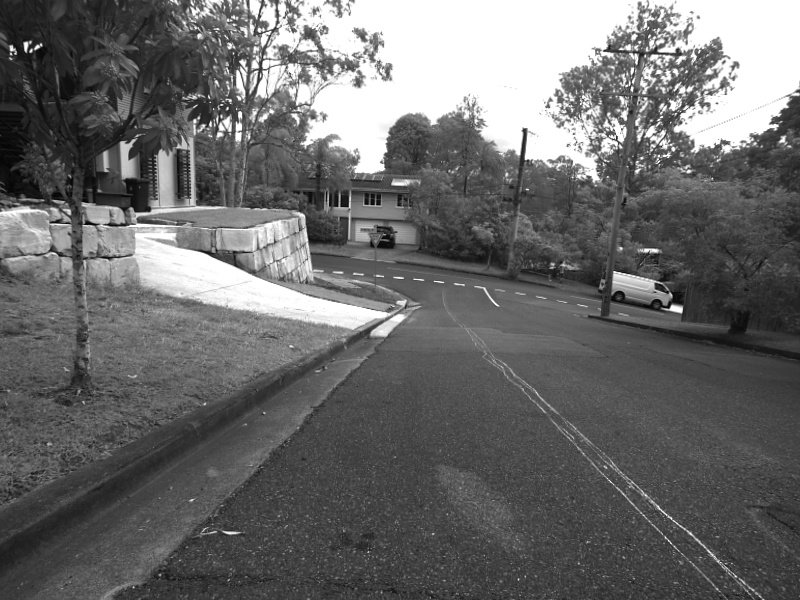
#> input picture overcast/frame000001.jpg, 800 x 600 px, given as the content of the folder /content/drive/MyDrive/S, which was not available; the run also reads 1 picture not shown here
$ jupyter execute --allow-errors CURB_final_colab.ipynb   (Python 2 division)   (text cells are left out)
#> lines starting #> are read from the running program, lines starting #| are printed output that depends on the picture; after the words box and inside, x2 and y2 are one past the last pixel; in counts of white or black regions, pixels touching at a corner belong together; pictures that were not available may be replaced by others from this repository, and a replacement may not be noted
[cell 1]
from google.colab import drive

# Mount Google Drive
drive.mount('/content/drive')

[cell 2]
import os
import cv2
import numpy as np
from sklearn.model_selection import train_test_split
from keras.models import Sequential
from keras.layers import Conv2D, Flatten, Dense
from keras.optimizers import Adam
import tensorflow as tf
import matplotlib.pyplot as plt

# Load images
# [20 lines left out: functions load_images, create_model, not called in this run]

def load_images(folder_path, target_size=(100, 100)):
#> called with folder_path = '/content/drive/MyDrive/S', target_size = (100, 100)
    images = []

    for filename in os.listdir(folder_path):
        if filename.endswith('.jpg'):
            image_path = os.path.join(folder_path, filename)
            image = cv2.imread(image_path)
#> image is the input picture: shape (600, 800, 3); min 0, max 255, mean 106.3
            image = cv2.resize(image, target_size)  # Resize the image
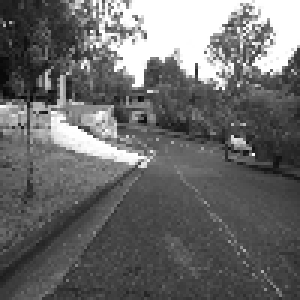
#> image: shape (100, 100, 3) (shown 3 times larger); min 6, max 255, mean 106.4
            images.append(image)

    return np.array(images)


# Load and preprocess data
folder_path = '/content/drive/MyDrive/S'  # Adjust this path
images = load_images(folder_path)

# Preprocess images (resize, normalize, convert to grayscale)
processed_images = []
for image in images:
    resized_image = cv2.resize(image, (100, 100))
    gray_image = cv2.cvtColor(resized_image, cv2.COLOR_BGR2GRAY)
    normalized_image = gray_image / 255.0  # Normalize pixel values
    processed_images.append(normalized_image.reshape(100, 100, 1))  # Add channel dimension
#> this loop made 1 pass
#> after the loop, processed_images = 1 item

processed_images = np.array(processed_images)

# Dummy labels (since we don't have annotations)
dummy_labels = np.zeros((len(processed_images), 2))  # Assuming 2 output neurons for slope and intercept
#> dummy_labels = [[0, 0]]

# Split data into training and testing sets
#> (the rest of this cell did not finish here and is left out)

[cell 3]
import os
import pickle
import matplotlib.pyplot as plt
import seaborn as sns
from skimage.io import imread
from skimage.feature import hog
from sklearn.model_selection import train_test_split
from sklearn.ensemble import RandomForestClassifier
from sklearn.metrics import accuracy_score, confusion_matrix, precision_score, recall_score

# Load data
image_paths = []
labels = []

for label in ["sunny", "overcast"]:
    folder_path = os.path.join("/content/drive/MyDrive/CURB", label)
    for filename in os.listdir(folder_path):
        image_path = os.path.join(folder_path, filename)
        image_paths.append(image_path)
        labels.append(label)

# Split data into train and test sets
X_train, X_test, y_train, y_test = train_test_split(image_paths, labels, test_size=0.2, random_state=42)

# Feature extraction using HOG
def extract_features(image_path):
    image = imread(image_path, as_gray=True)
    return hog(image, orientations=9, pixels_per_cell=(8, 8), cells_per_block=(2, 2), block_norm="L2")

X_train_features = [extract_features(path) for path in X_train]
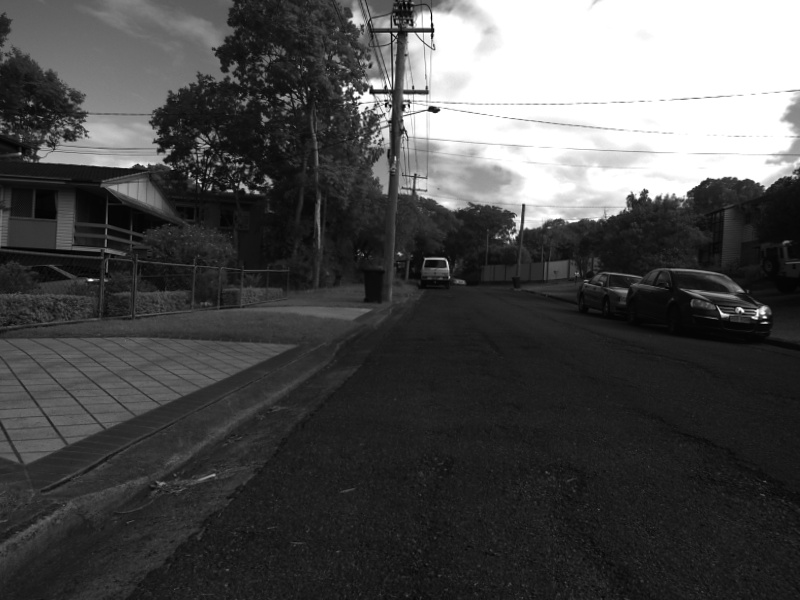
#> input picture overcast/frame000004.jpg, 800 x 600 px, found by its file name
#> in extract_features, image is the input picture: shape (600, 800) float64; min 0, max 1, mean 0.299
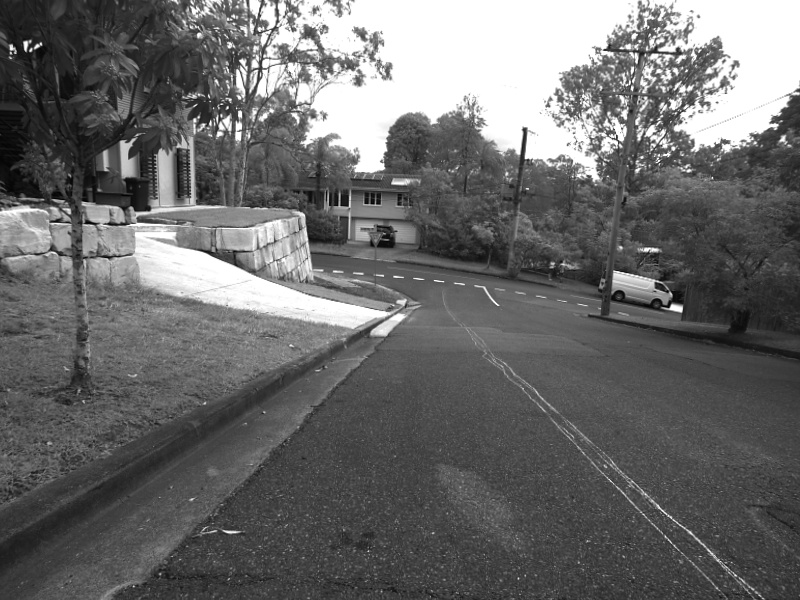
#> input picture overcast/frame000002.jpg, 800 x 600 px, found by its file name
#> in extract_features, image is the input picture: shape (600, 800) float64; min 0, max 1, mean 0.416
#> X_train_features = 4 items
X_test_features = [extract_features(path) for path in X_test]
#> X_test_features = 1 item

# Train Random Forest model
Rmodel = RandomForestClassifier(n_estimators=100)
Rmodel.fit(X_train_features, y_train)

# Evaluate model
y_pred = Rmodel.predict(X_test_features)
accuracy = accuracy_score(y_test, y_pred)
#> accuracy = 0
print("Accuracy:", accuracy)
#| Accuracy: 0.0

# Calculate True Positives, False Positives, True Negatives, False Negatives
TN, FP, FN, TP = confusion_matrix(y_test, y_pred).ravel()
#> TN = 0; FP = 1; FN = 0; TP = 0

# Calculate Precision
precision = precision_score(y_test, y_pred, average='weighted')
#> precision = 0

# Calculate Recall (Sensitivity)
recall = recall_score(y_test, y_pred, average='weighted')
#> recall = 0

# Calculate Specificity
specificity = TN / (TN + FP)
#> specificity = 0

# Print the metrics
print("Precision:", precision)
#| Precision: 0.0
print("Recall (Sensitivity):", recall)
#| Recall (Sensitivity): 0.0
print("Specificity:", specificity)
#| Specificity: 0
print("Confusion Matrix:\n", confusion_matrix(y_test, y_pred))
#| Confusion Matrix:
#|  [[0 1]
#|  [0 0]]

# Plot confusion matrix
cm = confusion_matrix(y_test, y_pred)
#> cm = [[0, 1], [0, 0]]
plt.figure(figsize=(8, 6))
sns.heatmap(cm, annot=True, cmap="Blues", fmt="d", xticklabels=["sunny", "overcast"], yticklabels=["sunny", "overcast"])
plt.xlabel("Predicted")
plt.ylabel("Actual")
plt.title("Confusion Matrix")
plt.show()
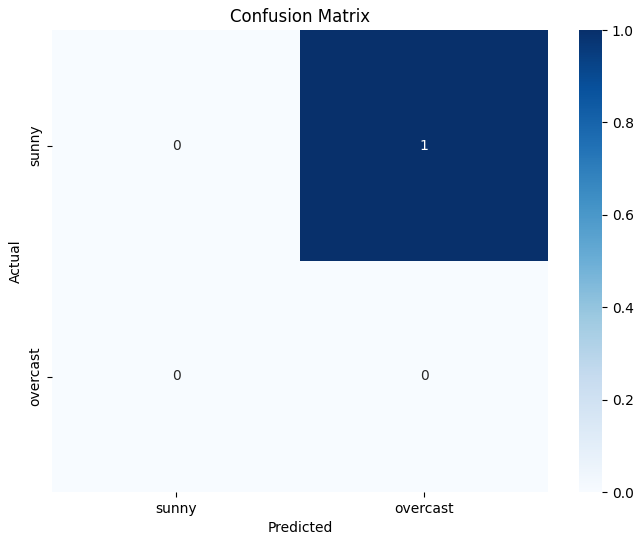
#> figure drawn by matplotlib, 2 panels

[cell 4]
import cv2
import numpy as np
import matplotlib.pyplot as plt
from google.colab.patches import cv2_imshow

def canny(image):
    gray = cv2.cvtColor(image, cv2.COLOR_RGB2GRAY)
    blur = cv2.GaussianBlur(gray, (5, 5), 0)
    canny = cv2.Canny(blur, 50, 150)
    return canny

def region_of_interest(image):
    height = image.shape[0]
    polygons = np.array([
        [(100, height), (1200, height), (0, 80)]
    ])
    mask = np.zeros_like(image)
    cv2.fillPoly(mask, polygons, 255)
    masked_image = cv2.bitwise_and(image, mask)
    return masked_image

def display_lines(image, lines):
    line_image = np.zeros_like(image)
    if lines is not None:
        for line in lines:
            x1, y1, x2, y2 = line.reshape(4)
            cv2.line(line_image, (x1, y1), (x2, y2), (255, 0, 0), 10)
    return line_image

# [25 lines left out: functions make_coordinates, average_slope_intercept, not called in this run]

image = cv2.imread('test2.jpg')
p = np.copy(image)
canny_result = canny(p)
#> in canny, `canny = cv2.Canny(blur, 50, 150)`:
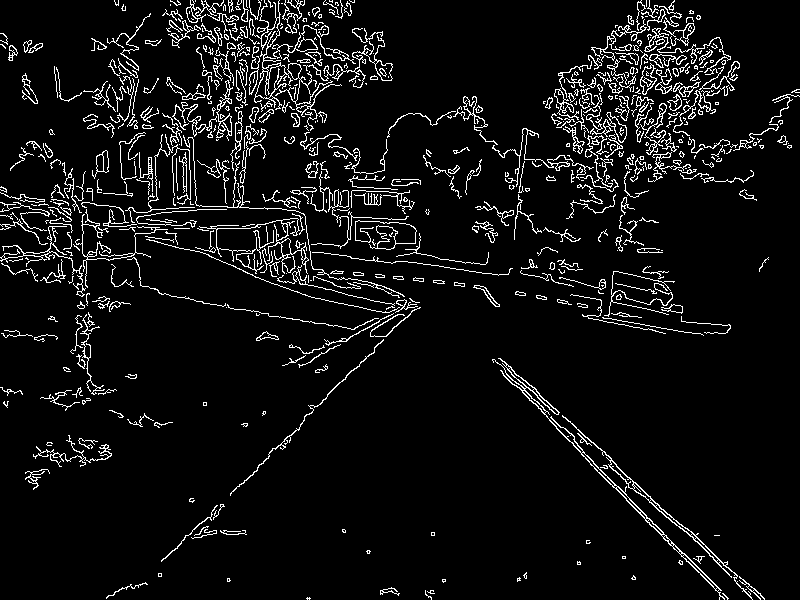
#> canny: shape (600, 800); 6.5% white in thin lines or dots

# Display the original image with region of interest
plt.imshow(image)
plt.title('Original Image with Region of Interest')
#plt.show()

# Display the Canny result with region of interest
plt.imshow(canny_result, cmap='gray')
plt.title('Canny Result with Region of Interest')
#plt.show()

# Display the masked region of interest
masked_image = region_of_interest(canny_result)
#> in region_of_interest, `cv2.fillPoly(mask, polygons, 255)`:
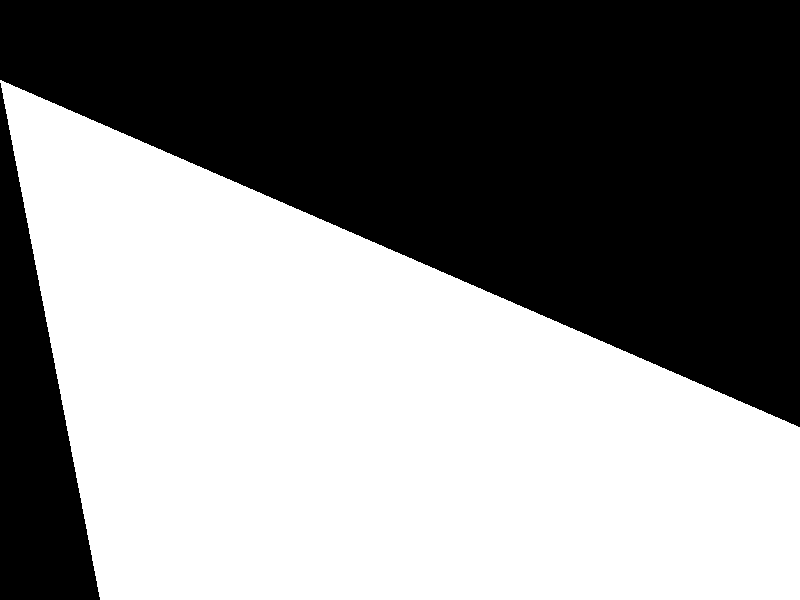
#> mask: shape (600, 800); 52.3% white; 2 black regions, box (x1, y1, x2, y2) and area: (0, 0, 800, 427) 202800, (0, 83, 100, 600) 26000
#> in region_of_interest, `masked_image = cv2.bitwise_and(image, mask)`:
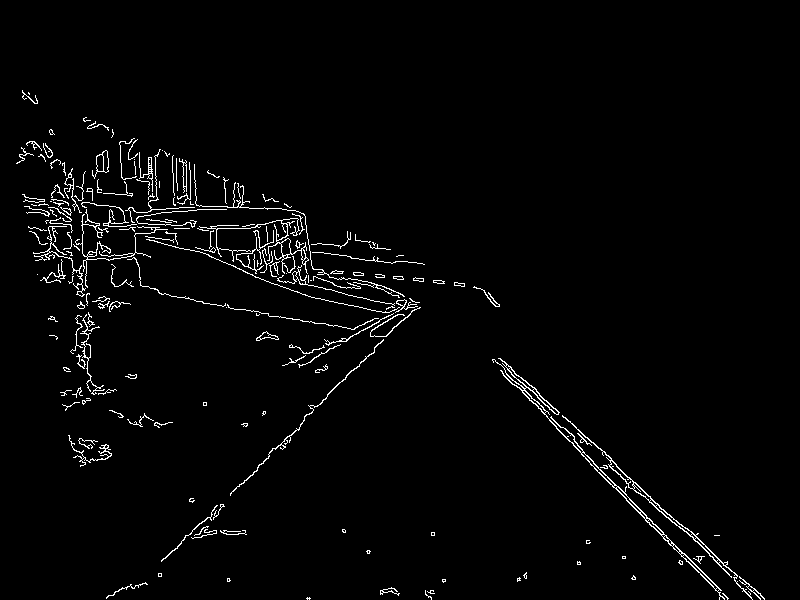
#> masked_image: shape (600, 800); 2.2% white in thin lines or dots, all inside (x1, y1, x2, y2) = (16, 90, 765, 600)
plt.imshow(masked_image, cmap='gray')
plt.title('Masked Region of Interest')
plt.show()

lines = cv2.HoughLinesP(masked_image, 2, np.pi/180, 150, np.array([]), minLineLength=55, maxLineGap=4)
#> lines = [[583, 452, 666, 535], [610, 460, 679, 524], [616, 488, 686, 561], [539, 394, 616, 464], [629, 499, 728, 598], [551, 421, 613, 487], [247, 273, 316, 298], [277, 316, 354, 329], [313, 285, 375, 301]]

# Use lines instead of averaged_lines
line_image = display_lines(image, lines)
#> the loop in display_lines, `for line in lines:` made 9 passes
#> after the loop in display_lines, `for line in lines:`:
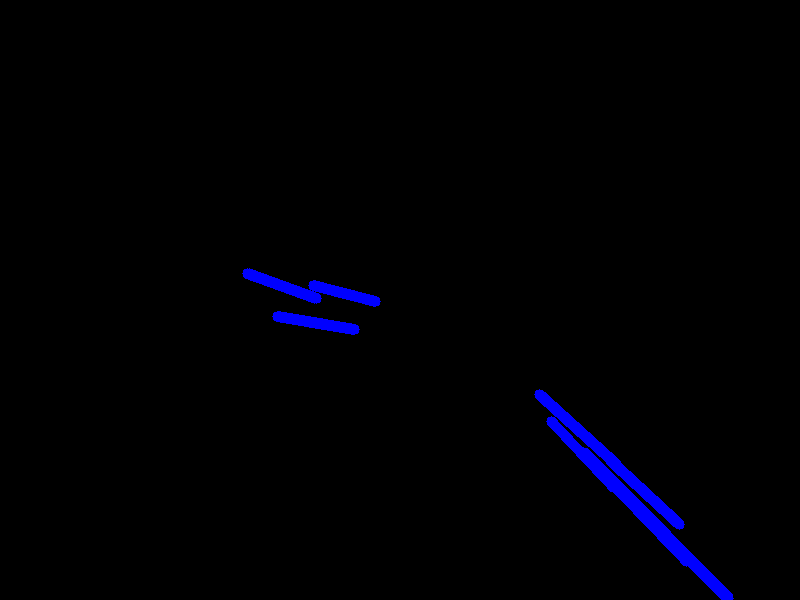
#> line_image: shape (600, 800, 3); mean of channels 0, 1, 2 4.3, 0, 0; drawn as B, G, R

combo_image = cv2.addWeighted(image, 0.6, line_image, 1, 1)
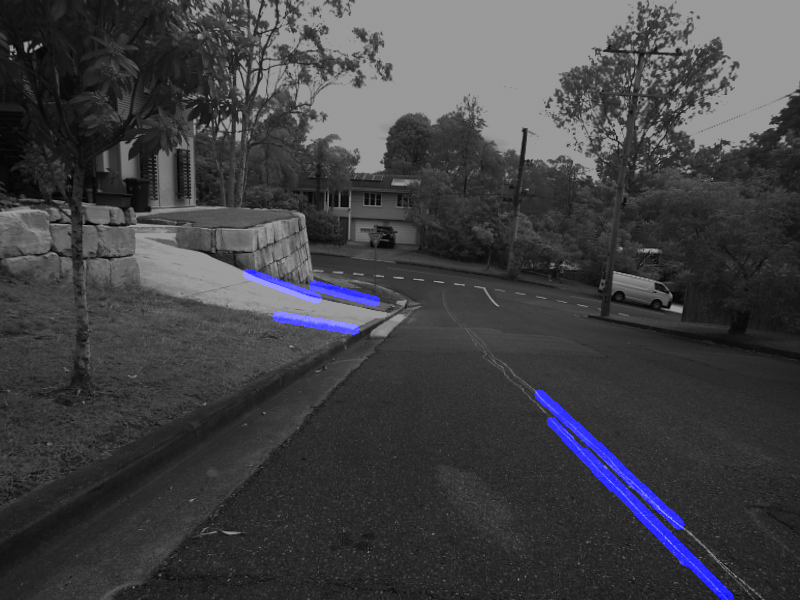
#> combo_image: shape (600, 800, 3); mean B, G, R 67.9, 64.8, 64.8
plt.imshow(combo_image)
plt.title('Result with Lane Lines')
plt.show()


cv2.waitKey(0)
cv2.destroyAllWindows()
